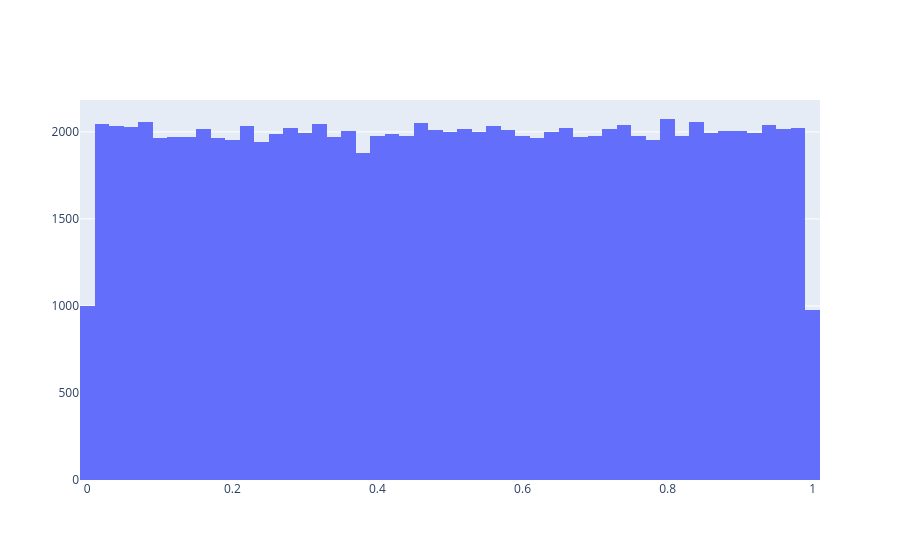

Here is the notebook cell this chart was saved with:
### Code cell
import plotly.graph_objects as go

fig = go.Figure()

fig.add_trace(
    go.Histogram(
        x=df["A"],
        nbinsx=50
    )
)

fig.show()

### Figure 1 — Plotly figure (JSON) as saved in the notebook; plotly's stock layout.template omitted (floating-point values rounded to 4 significant figures; data arrays with more than 128 entries replaced by an {"elided": "..."} marker saying what was removed)
{"data": [{"nbinsx": 50, "type": "histogram", "x": {"elided": "100000 float values"}}], "layout": {}}
